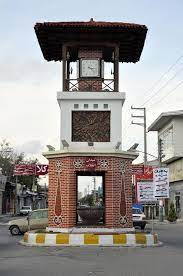
#> input picture Chapter_10/amirkola_city.jpg, 183 x 276 px
$ jupyter execute C09.ipynb
#> lines starting #> are read from the running program, lines starting #| are printed output that depends on the picture
[cell 1]
import cv2
import numpy as np
from matplotlib import pyplot as plt
import skimage

[cell 2]
img = cv2.imread(filename="amirkola_city.jpg", flags=cv2.IMREAD_GRAYSCALE)
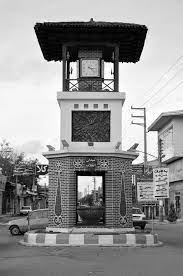
#> img: shape (276, 183); min 0, max 255, mean 147.6
# Apply salt & pepper noise with  amount=0.05
noisy_img = skimage.util.random_noise(img, mode='s&p', amount=0.05)
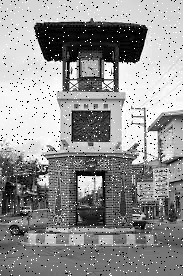
#> noisy_img: shape (276, 183) float64; min 0, max 1, mean 0.575

# kernel
RECT_kernel = cv2.getStructuringElement(shape=cv2.MORPH_RECT, ksize=(3,3))
CROSS_kernel = cv2.getStructuringElement(shape=cv2.MORPH_CROSS, ksize=(3,3))

# Denoising with RECT_kernel
Rect_imgO =  cv2.morphologyEx(noisy_img, cv2.MORPH_OPEN, RECT_kernel)
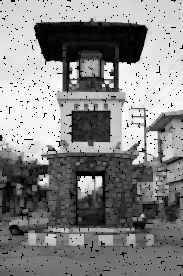
#> Rect_imgO: shape (276, 183) float64; min 0, max 0.988, mean 0.522
Rect_imgDenoise = cv2.morphologyEx(Rect_imgO, cv2.MORPH_CLOSE, RECT_kernel)
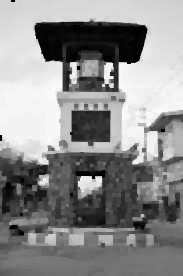
#> Rect_imgDenoise: shape (276, 183) float64; min 0, max 0.988, mean 0.548

# Denoising with CROSS_kernel
Cross_imgO =  cv2.morphologyEx(noisy_img, cv2.MORPH_OPEN, CROSS_kernel)
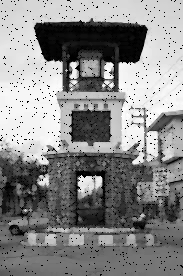
#> Cross_imgO: shape (276, 183) float64; min 0, max 1, mean 0.538
Cross_imgDenoise = cv2.morphologyEx(Cross_imgO, cv2.MORPH_CLOSE, CROSS_kernel)
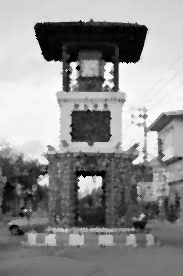
#> Cross_imgDenoise: shape (276, 183) float64; min 0, max 1, mean 0.56


fig, axes = plt.subplots(1,3, figsize=(15,8))
axes[0].imshow(noisy_img, cmap='gray')
axes[0].set_title("noisy image")

axes[1].imshow(Rect_imgDenoise, 'gray')
axes[1].set_title("Rect kernel Denoised")

axes[2].imshow(Cross_imgDenoise, 'gray')
axes[2].set_title("Cross kernel Denoised")

for ax in axes.ravel():
    ax.set_xticks([])
    ax.set_yticks([])

plt.show()

$ run again, with Chapter_10/CT.jpg copied over Chapter_10/amirkola_city.jpg
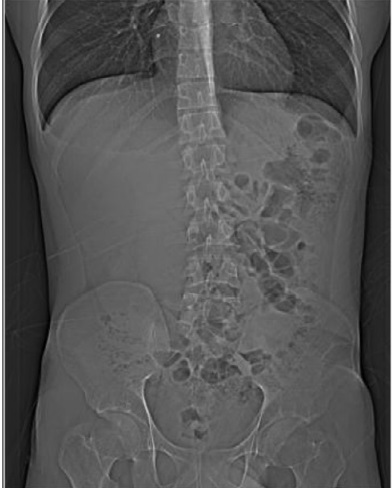
#> input picture Chapter_10/CT.jpg, 392 x 488 px
#> img is the input picture: shape (488, 392); min 0, max 255, mean 84.7
#> `noisy_img = skimage.util.random_noise(img, mode='s&p', amount=0.05)`:
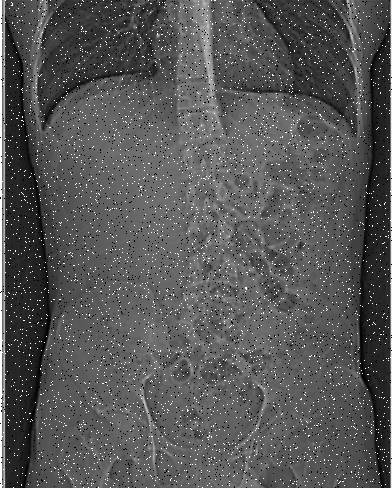
#> noisy_img: shape (488, 392) float64; min 0, max 1, mean 0.341
#> `plt.show()`:
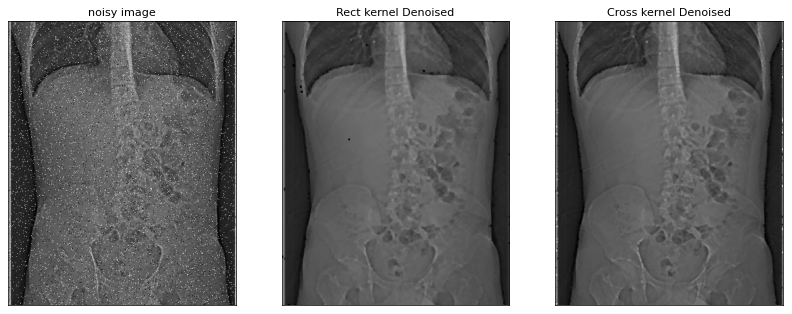
#> figure drawn by matplotlib, 3 panels

$ run again, with Chapter_10/coins.jpg copied over Chapter_10/amirkola_city.jpg
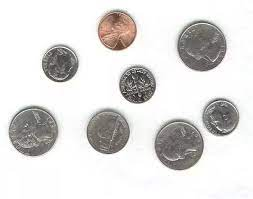
#> input picture Chapter_10/coins.jpg, 253 x 199 px
#> `Rect_imgDenoise = cv2.morphologyEx(Rect_imgO, cv2.MORPH_CLOSE, RECT_ke..`:
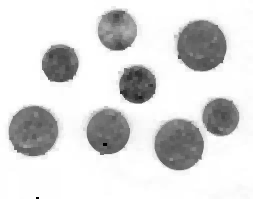
#> Rect_imgDenoise: shape (199, 253) float64; min 0, max 1, mean 0.852
#> `Cross_imgO =  cv2.morphologyEx(noisy_img, cv2.MORPH_OPEN, CROSS_kernel)`:
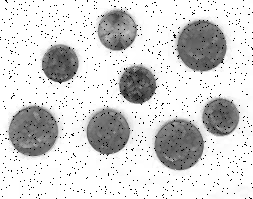
#> Cross_imgO: shape (199, 253) float64; min 0, max 1, mean 0.833

$ run again, with Chapter_10/finger.png saved as Chapter_10/amirkola_city.jpg
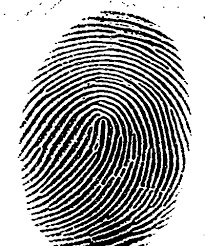
#> input picture Chapter_10/finger.png, 205 x 246 px
#> img is the input picture: shape (246, 205); min 0, max 255, mean 164.5
#> `Rect_imgDenoise = cv2.morphologyEx(Rect_imgO, cv2.MORPH_CLOSE, RECT_ke..`:
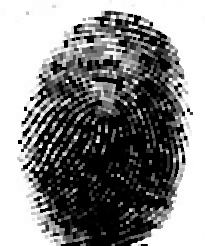
#> Rect_imgDenoise: shape (246, 205) float64; min 0, max 1, mean 0.526
#> `Cross_imgDenoise = cv2.morphologyEx(Cross_imgO, cv2.MORPH_CLOSE, CROSS..`:
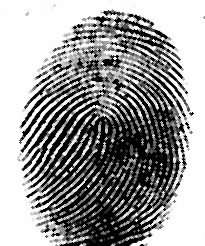
#> Cross_imgDenoise: shape (246, 205) float64; min 0, max 1, mean 0.602
